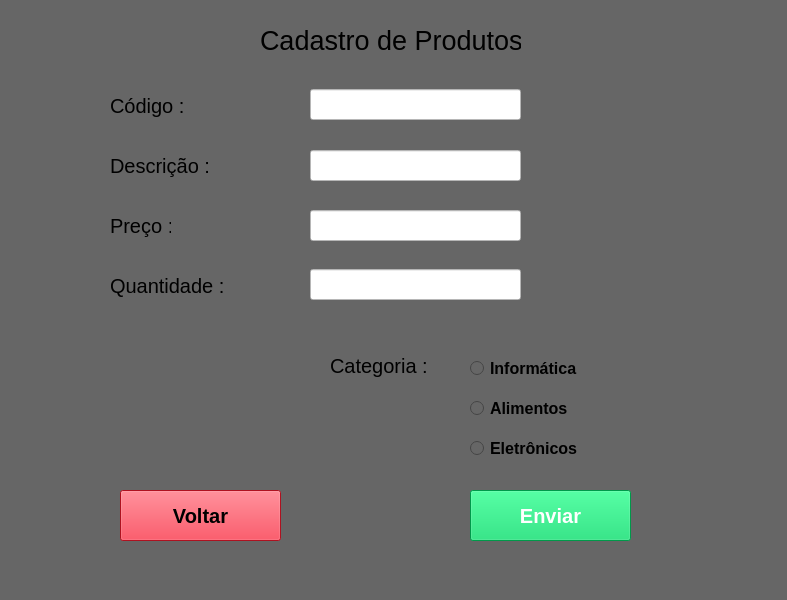
<?xml version="1.0" encoding="UTF-8"?>
<ui version="4.0">
 <class>MainWindow</class>
 <widget class="QMainWindow" name="MainWindow">
  <property name="geometry">
   <rect>
    <x>0</x>
    <y>0</y>
    <width>787</width>
    <height>600</height>
   </rect>
  </property>
  <property name="windowTitle">
   <string>Cadastro de Produtos</string>
  </property>
  <property name="styleSheet">
   <string notr="true">background-color: rgb(102, 102, 102);</string>
  </property>
  <widget class="QWidget" name="centralwidget">
   <widget class="QLabel" name="label">
    <property name="geometry">
     <rect>
      <x>260</x>
      <y>30</y>
      <width>261</width>
      <height>21</height>
     </rect>
    </property>
    <property name="font">
     <font>
      <pointsize>20</pointsize>
     </font>
    </property>
    <property name="styleSheet">
     <string notr="true">background-color: rgb(102, 102, 102);</string>
    </property>
    <property name="text">
     <string>Cadastro de Produtos</string>
    </property>
   </widget>
   <widget class="QLabel" name="label_2">
    <property name="geometry">
     <rect>
      <x>110</x>
      <y>90</y>
      <width>81</width>
      <height>31</height>
     </rect>
    </property>
    <property name="font">
     <font>
      <pointsize>15</pointsize>
     </font>
    </property>
    <property name="text">
     <string>Código :</string>
    </property>
   </widget>
   <widget class="QLabel" name="label_3">
    <property name="geometry">
     <rect>
      <x>110</x>
      <y>150</y>
      <width>101</width>
      <height>31</height>
     </rect>
    </property>
    <property name="font">
     <font>
      <pointsize>15</pointsize>
     </font>
    </property>
    <property name="text">
     <string>Descrição :</string>
    </property>
   </widget>
   <widget class="QLabel" name="label_4">
    <property name="geometry">
     <rect>
      <x>110</x>
      <y>210</y>
      <width>61</width>
      <height>31</height>
     </rect>
    </property>
    <property name="font">
     <font>
      <pointsize>15</pointsize>
     </font>
    </property>
    <property name="text">
     <string>Preço :</string>
    </property>
   </widget>
   <widget class="QLineEdit" name="lineEdit">
    <property name="geometry">
     <rect>
      <x>310</x>
      <y>89</y>
      <width>211</width>
      <height>31</height>
     </rect>
    </property>
    <property name="styleSheet">
     <string notr="true">background-color: rgb(255, 255, 255);
border-color: rgb(0, 0, 0);</string>
    </property>
   </widget>
   <widget class="QLineEdit" name="lineEdit_2">
    <property name="geometry">
     <rect>
      <x>310</x>
      <y>150</y>
      <width>211</width>
      <height>31</height>
     </rect>
    </property>
    <property name="styleSheet">
     <string notr="true">background-color: rgb(255, 255, 255);
border-color: rgb(0, 0, 0);</string>
    </property>
   </widget>
   <widget class="QLineEdit" name="lineEdit_3">
    <property name="geometry">
     <rect>
      <x>310</x>
      <y>210</y>
      <width>211</width>
      <height>31</height>
     </rect>
    </property>
    <property name="styleSheet">
     <string notr="true">background-color: rgb(255, 255, 255);
border-color: rgb(0, 0, 0);</string>
    </property>
   </widget>
   <widget class="QRadioButton" name="radioButton">
    <property name="geometry">
     <rect>
      <x>470</x>
      <y>360</y>
      <width>121</width>
      <height>17</height>
     </rect>
    </property>
    <property name="font">
     <font>
      <pointsize>12</pointsize>
      <weight>75</weight>
      <bold>true</bold>
     </font>
    </property>
    <property name="text">
     <string>Informática</string>
    </property>
   </widget>
   <widget class="QRadioButton" name="radioButton_2">
    <property name="geometry">
     <rect>
      <x>470</x>
      <y>400</y>
      <width>111</width>
      <height>17</height>
     </rect>
    </property>
    <property name="font">
     <font>
      <pointsize>12</pointsize>
      <weight>75</weight>
      <bold>true</bold>
     </font>
    </property>
    <property name="text">
     <string>Alimentos</string>
    </property>
   </widget>
   <widget class="QRadioButton" name="radioButton_3">
    <property name="geometry">
     <rect>
      <x>470</x>
      <y>440</y>
      <width>121</width>
      <height>17</height>
     </rect>
    </property>
    <property name="font">
     <font>
      <pointsize>12</pointsize>
      <weight>75</weight>
      <bold>true</bold>
     </font>
    </property>
    <property name="text">
     <string>Eletrônicos</string>
    </property>
   </widget>
   <widget class="QLabel" name="label_5">
    <property name="geometry">
     <rect>
      <x>330</x>
      <y>350</y>
      <width>101</width>
      <height>31</height>
     </rect>
    </property>
    <property name="font">
     <font>
      <pointsize>15</pointsize>
     </font>
    </property>
    <property name="text">
     <string>Categoria :</string>
    </property>
   </widget>
   <widget class="QPushButton" name="pushButton">
    <property name="geometry">
     <rect>
      <x>470</x>
      <y>490</y>
      <width>161</width>
      <height>51</height>
     </rect>
    </property>
    <property name="font">
     <font>
      <pointsize>15</pointsize>
      <weight>75</weight>
      <bold>true</bold>
     </font>
    </property>
    <property name="styleSheet">
     <string notr="true">color: rgb(255, 255, 255);
background-color: rgb(0, 214, 103);</string>
    </property>
    <property name="text">
     <string>Enviar</string>
    </property>
   </widget>
   <widget class="QPushButton" name="pushButton_2">
    <property name="geometry">
     <rect>
      <x>120</x>
      <y>490</y>
      <width>161</width>
      <height>51</height>
     </rect>
    </property>
    <property name="font">
     <font>
      <pointsize>15</pointsize>
      <weight>75</weight>
      <bold>true</bold>
     </font>
    </property>
    <property name="styleSheet">
     <string notr="true">background-color: rgb(244, 25, 45);</string>
    </property>
    <property name="text">
     <string>Voltar</string>
    </property>
   </widget>
   <widget class="QLineEdit" name="lineEdit_4">
    <property name="geometry">
     <rect>
      <x>310</x>
      <y>269</y>
      <width>211</width>
      <height>31</height>
     </rect>
    </property>
    <property name="styleSheet">
     <string notr="true">background-color: rgb(255, 255, 255);
border-color: rgb(0, 0, 0);</string>
    </property>
    <property name="text">
     <string/>
    </property>
   </widget>
   <widget class="QLabel" name="label_6">
    <property name="geometry">
     <rect>
      <x>110</x>
      <y>270</y>
      <width>121</width>
      <height>31</height>
     </rect>
    </property>
    <property name="font">
     <font>
      <pointsize>15</pointsize>
     </font>
    </property>
    <property name="text">
     <string>Quantidade :</string>
    </property>
   </widget>
  </widget>
  <widget class="QMenuBar" name="menubar">
   <property name="geometry">
    <rect>
     <x>0</x>
     <y>0</y>
     <width>787</width>
     <height>21</height>
    </rect>
   </property>
  </widget>
  <widget class="QStatusBar" name="statusbar"/>
 </widget>
 <resources/>
 <connections/>
</ui>
